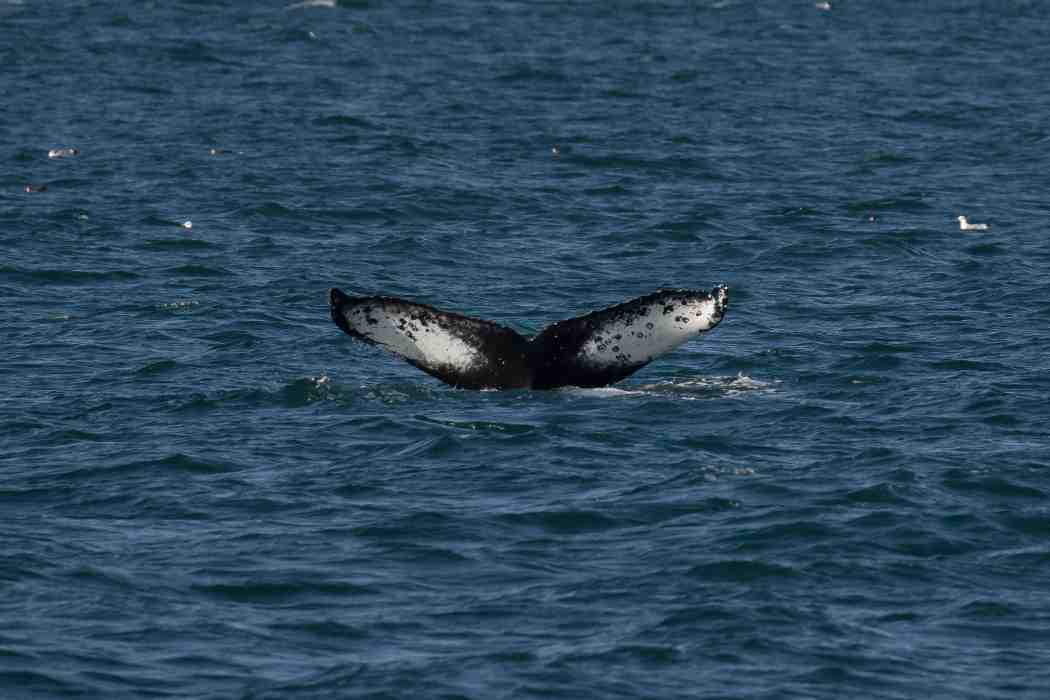
#> input picture Datas/train/03034d4c.jpg, 1050 x 700 px, found by its file name; its folder holds only this picture in this run
$ python HW4_contourDetect.py   (older library calls are emulated)
#> lines starting #> are read from the running program, lines starting #| are printed output that depends on the picture; after the words box and inside, x2 and y2 are one past the last pixel; in counts of white or black regions, pixels touching at a corner belong together
import cv2
import os
from matplotlib import pyplot as plt

originPath = '/Users/royn/INFO 7390/INFO-7390-Assignment/HW4/Datas/train'

targetPath = '/Users/royn/INFO 7390/INFO-7390-Assignment/HW4/Datas/contourDetected/'

g = os.walk(originPath)
for path,d,filelist in g:
    for filename in filelist:
        if filename.endswith('jpg'):

            img = cv2.imread(filename)
#> img is the input picture: shape (700, 1050, 3); mean B, G, R 93.8, 72.2, 43

            gray = cv2.cvtColor(img, cv2.COLOR_BGR2GRAY)

            gradX = cv2.Sobel(gray, ddepth=cv2.CV_32F, dx=1, dy=0, ksize=3)
            gradY = cv2.Sobel(gray, ddepth=cv2.CV_32F, dx=0, dy=1, ksize=3)
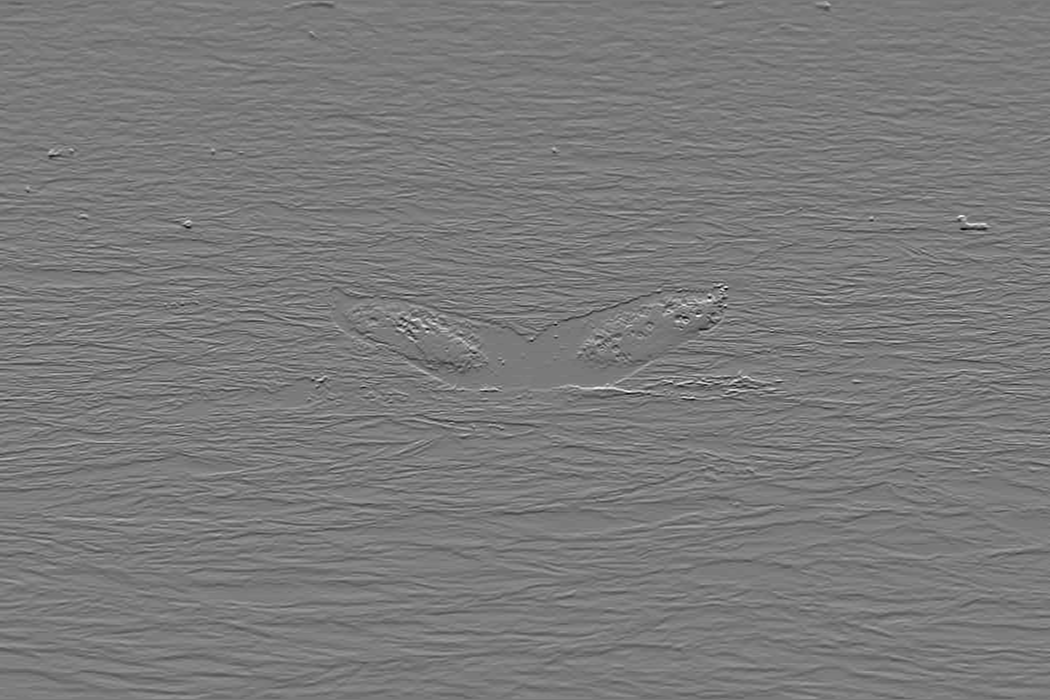
#> gradY: shape (700, 1050) float32; min -611, max 657, mean 0; drawn with min black and max white

            # subtract the y-gradient from the x-gradient
            gradient = cv2.subtract(gradX, gradY)
            gradient = cv2.convertScaleAbs(gradient)
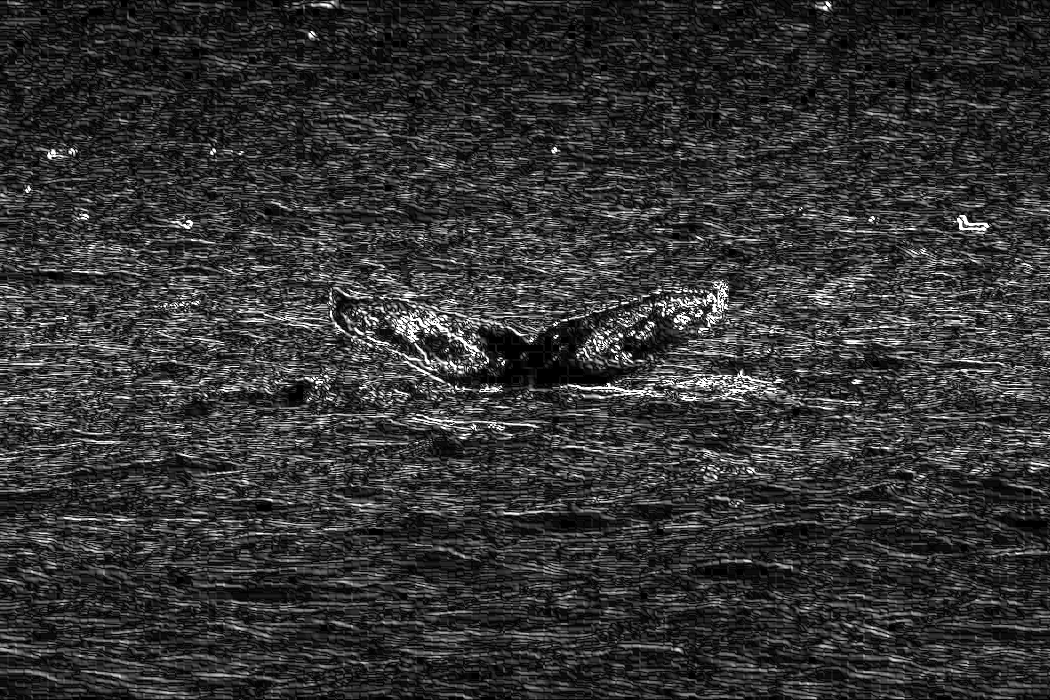
#> gradient: shape (700, 1050); min 0, max 255, mean 51.8
            (_, thresh) = cv2.threshold(gradient, 100, 255, cv2.THRESH_BINARY)
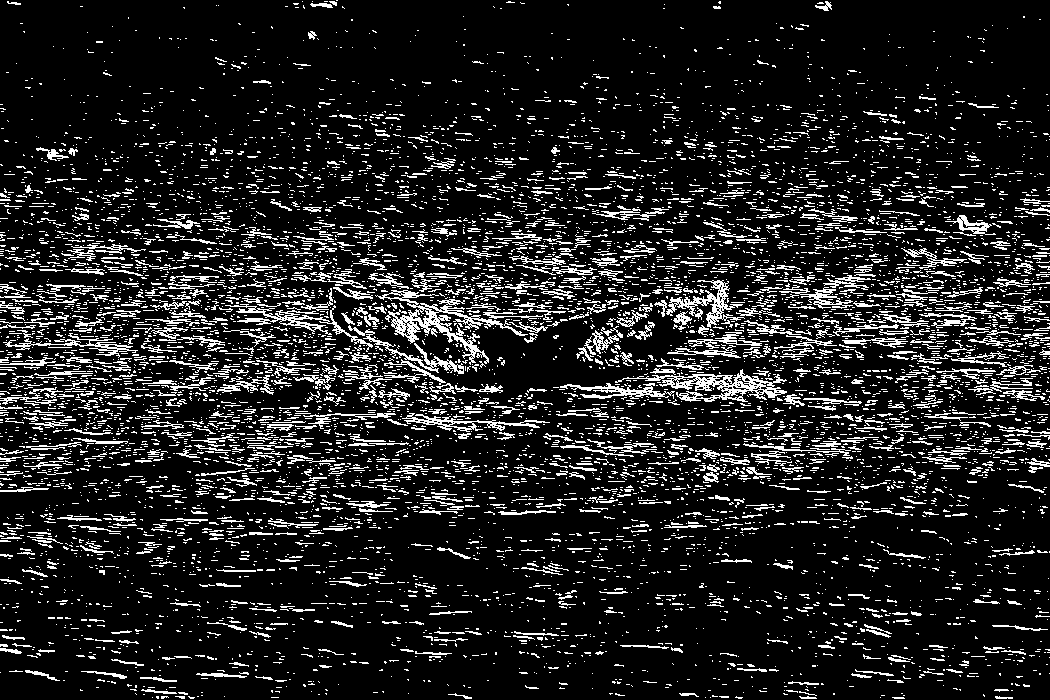
#> thresh: shape (700, 1050); 13% white in thin lines or dots

            thresh = cv2.dilate(thresh, None, iterations=1)
#> thresh: shape (700, 1050); 35.7% white; 1954 white regions (967 under 20 px), largest, box (x1, y1, x2, y2) and area: (0, 167, 1050, 513) 152014, (915, 424, 1050, 471) 2742, (258, 493, 398, 538) 1730
            thresh = cv2.dilate(thresh, None, iterations=1)
#> thresh: shape (700, 1050); 52.1% white; 1101 black regions (790 under 20 px), largest, box (x1, y1, x2, y2) and area: (0, 0, 1050, 240) 158302, (0, 456, 1050, 700) 141576, (441, 320, 642, 404) 5950
            thresh = cv2.erode(thresh, None, iterations=1)
#> thresh: shape (700, 1050); 39.3% white; 1021 white regions (487 under 20 px), largest, box (x1, y1, x2, y2) and area: (0, 139, 1050, 555) 209927, (315, 109, 466, 202) 3517, (659, 494, 821, 541) 2216
            thresh = cv2.erode(thresh, None, iterations=1)
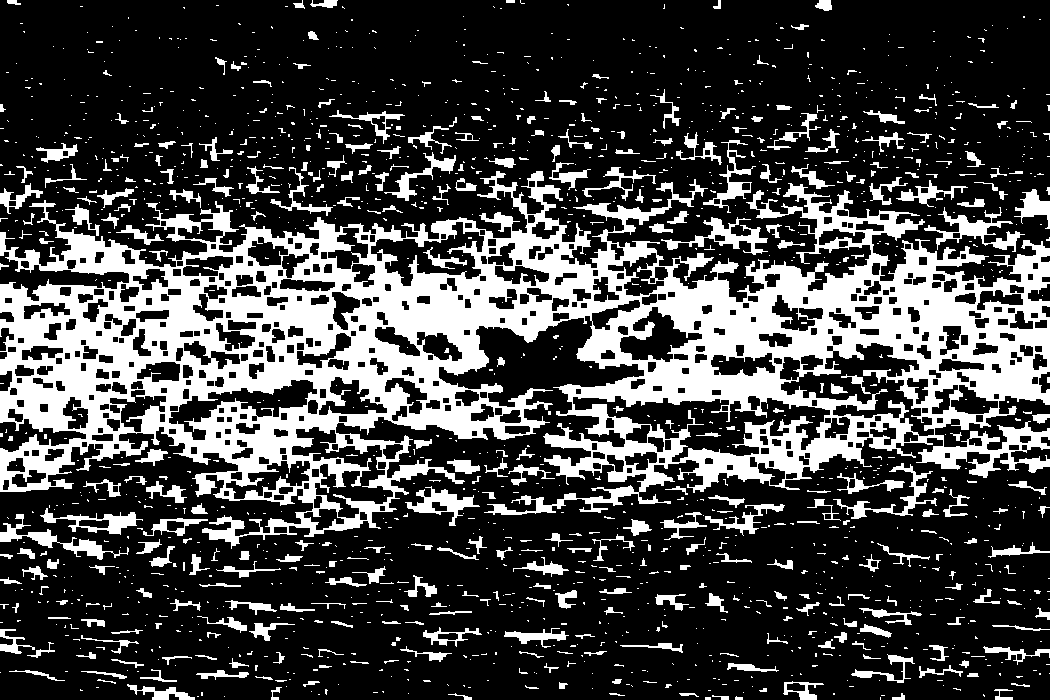
#> thresh: shape (700, 1050); 26.8% white; 1603 white regions (1240 under 20 px)

            image, contours, hierarchy = cv2.findContours(thresh, cv2.RETR_TREE,
                                                          cv2.CHAIN_APPROX_SIMPLE)  # use cv2.RETR_TREE to locate and lock the tail
#> contours = 2060 contours, 1363 with area under 20; largest, box (x1, y1, x2, y2) and area: (0, 171, 1050, 549) 216578, (572, 395, 831, 463) 7529, (780, 342, 935, 437) 5924, (291, 426, 394, 519) 3880, (370, 221, 485, 287) 3678
            img = cv2.drawContours(img, contours, -1, (0, 255, 0), 5)
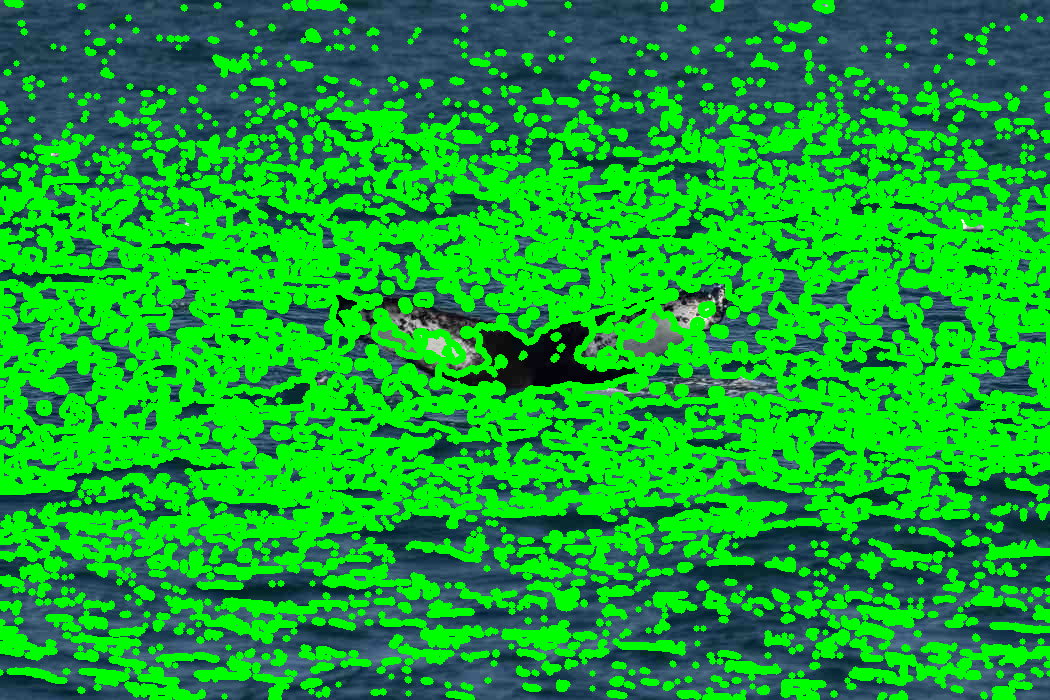
#> img: shape (700, 1050, 3); mean B, G, R 44.8, 165.4, 20.2

            canny_edges = cv2.Canny(img, 300, 300)
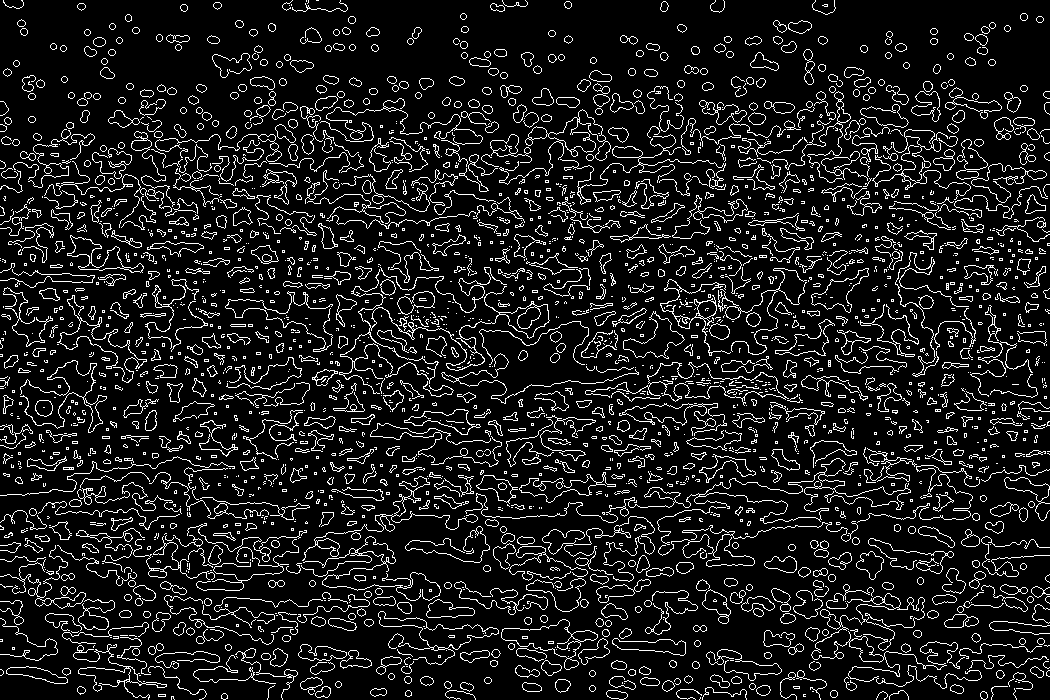
#> canny_edges: shape (700, 1050); 10.7% white in thin lines or dots
            plt.imshow(canny_edges)

            cv2.imwrite(targetPath + filename, img, [int(cv2.IMWRITE_JPEG_QUALITY), 95])

$ run again, on Datas/train/09b893e6.jpg
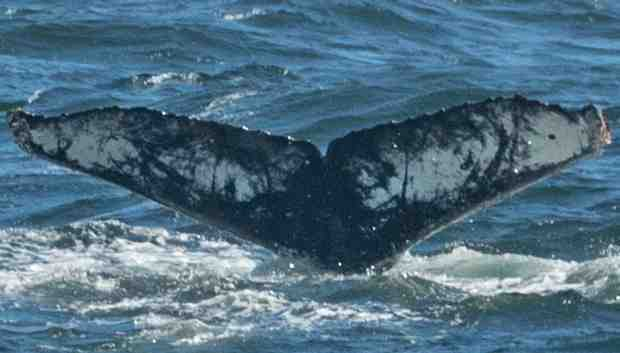
#> input picture Datas/train/09b893e6.jpg, 620 x 353 px, found by its file name
#> img is the input picture: shape (353, 620, 3); mean B, G, R 129.1, 109.7, 78.2
#> `thresh = cv2.erode(thresh, None, iterations=1)`:
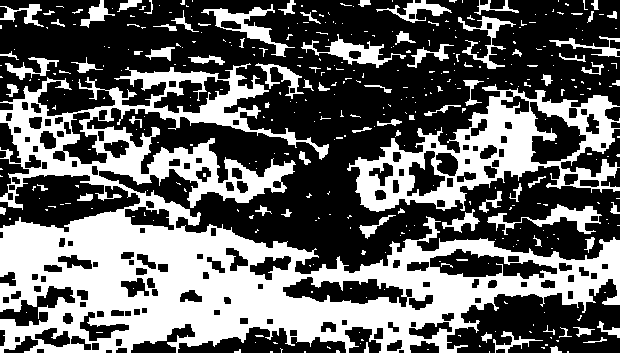
#> thresh: shape (353, 620); 39.2% white; 386 white regions (302 under 20 px)
#> contours = 533 contours, 326 with area under 20; largest, box (x1, y1, x2, y2) and area: (0, 63, 620, 353) 73479, (347, 84, 620, 212) 16679, (282, 276, 408, 308) 2212, (429, 248, 558, 280) 2206, (529, 101, 587, 165) 1988
#> `canny_edges = cv2.Canny(img, 300, 300)`:
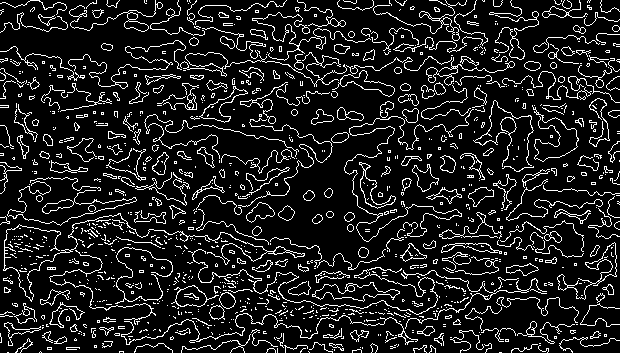
#> canny_edges: shape (353, 620); 12% white in thin lines or dots
